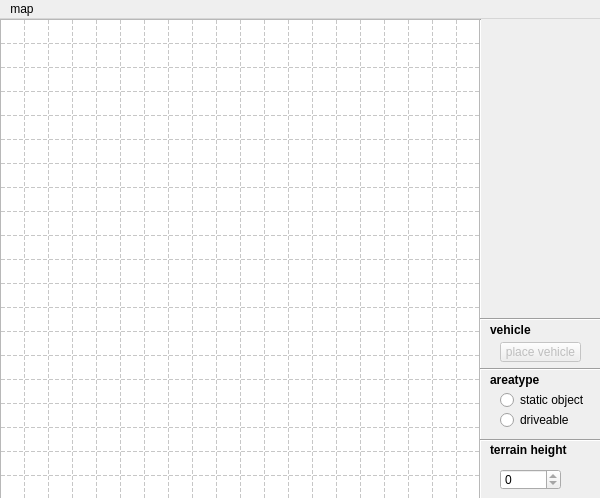
<?xml version="1.0" encoding="UTF-8"?>
<ui version="4.0">
 <class>MainWindow</class>
 <widget class="QMainWindow" name="MainWindow">
  <property name="geometry">
   <rect>
    <x>0</x>
    <y>0</y>
    <width>600</width>
    <height>498</height>
   </rect>
  </property>
  <property name="sizePolicy">
   <sizepolicy hsizetype="Fixed" vsizetype="Preferred">
    <horstretch>0</horstretch>
    <verstretch>0</verstretch>
   </sizepolicy>
  </property>
  <property name="minimumSize">
   <size>
    <width>600</width>
    <height>498</height>
   </size>
  </property>
  <property name="maximumSize">
   <size>
    <width>600</width>
    <height>498</height>
   </size>
  </property>
  <property name="windowTitle">
   <string>MainWindow</string>
  </property>
  <widget class="QWidget" name="centralWidget">
   <widget class="QSpinBox" name="heightSelection">
    <property name="geometry">
     <rect>
      <x>500</x>
      <y>450</y>
      <width>61</width>
      <height>21</height>
     </rect>
    </property>
    <property name="frame">
     <bool>true</bool>
    </property>
    <property name="readOnly">
     <bool>true</bool>
    </property>
    <property name="specialValueText">
     <string/>
    </property>
    <property name="maximum">
     <number>100</number>
    </property>
   </widget>
   <widget class="QRadioButton" name="radioDriveable">
    <property name="geometry">
     <rect>
      <x>500</x>
      <y>391</y>
      <width>91</width>
      <height>20</height>
     </rect>
    </property>
    <property name="text">
     <string>driveable</string>
    </property>
    <property name="checkable">
     <bool>false</bool>
    </property>
    <property name="checked">
     <bool>false</bool>
    </property>
    <property name="autoExclusive">
     <bool>true</bool>
    </property>
   </widget>
   <widget class="QRadioButton" name="radioStaticObject">
    <property name="geometry">
     <rect>
      <x>500</x>
      <y>371</y>
      <width>91</width>
      <height>20</height>
     </rect>
    </property>
    <property name="text">
     <string>static object</string>
    </property>
    <property name="checkable">
     <bool>false</bool>
    </property>
    <property name="checked">
     <bool>false</bool>
    </property>
   </widget>
   <widget class="Line" name="line">
    <property name="geometry">
     <rect>
      <x>470</x>
      <y>0</y>
      <width>21</width>
      <height>491</height>
     </rect>
    </property>
    <property name="orientation">
     <enum>Qt::Vertical</enum>
    </property>
   </widget>
   <widget class="QLabel" name="label">
    <property name="geometry">
     <rect>
      <x>490</x>
      <y>421</y>
      <width>101</width>
      <height>20</height>
     </rect>
    </property>
    <property name="font">
     <font>
      <weight>75</weight>
      <bold>true</bold>
     </font>
    </property>
    <property name="text">
     <string>terrain height</string>
    </property>
   </widget>
   <widget class="QLabel" name="areaType">
    <property name="geometry">
     <rect>
      <x>490</x>
      <y>350</y>
      <width>101</width>
      <height>21</height>
     </rect>
    </property>
    <property name="font">
     <font>
      <weight>75</weight>
      <bold>true</bold>
     </font>
    </property>
    <property name="text">
     <string>areatype</string>
    </property>
   </widget>
   <widget class="Line" name="line_2">
    <property name="geometry">
     <rect>
      <x>480</x>
      <y>411</y>
      <width>121</width>
      <height>20</height>
     </rect>
    </property>
    <property name="orientation">
     <enum>Qt::Horizontal</enum>
    </property>
   </widget>
   <widget class="Line" name="line_3">
    <property name="geometry">
     <rect>
      <x>480</x>
      <y>340</y>
      <width>121</width>
      <height>21</height>
     </rect>
    </property>
    <property name="orientation">
     <enum>Qt::Horizontal</enum>
    </property>
   </widget>
   <widget class="QTableWidget" name="map">
    <property name="geometry">
     <rect>
      <x>0</x>
      <y>0</y>
      <width>480</width>
      <height>480</height>
     </rect>
    </property>
    <property name="sizePolicy">
     <sizepolicy hsizetype="Fixed" vsizetype="Fixed">
      <horstretch>0</horstretch>
      <verstretch>0</verstretch>
     </sizepolicy>
    </property>
    <property name="verticalScrollBarPolicy">
     <enum>Qt::ScrollBarAlwaysOff</enum>
    </property>
    <property name="horizontalScrollBarPolicy">
     <enum>Qt::ScrollBarAlwaysOff</enum>
    </property>
    <property name="autoScroll">
     <bool>false</bool>
    </property>
    <property name="autoScrollMargin">
     <number>12</number>
    </property>
    <property name="editTriggers">
     <set>QAbstractItemView::NoEditTriggers</set>
    </property>
    <property name="tabKeyNavigation">
     <bool>false</bool>
    </property>
    <property name="showDropIndicator" stdset="0">
     <bool>false</bool>
    </property>
    <property name="dragDropOverwriteMode">
     <bool>false</bool>
    </property>
    <property name="selectionMode">
     <enum>QAbstractItemView::SingleSelection</enum>
    </property>
    <property name="showGrid">
     <bool>true</bool>
    </property>
    <property name="gridStyle">
     <enum>Qt::DashLine</enum>
    </property>
    <property name="rowCount">
     <number>20</number>
    </property>
    <property name="columnCount">
     <number>20</number>
    </property>
    <attribute name="horizontalHeaderVisible">
     <bool>false</bool>
    </attribute>
    <attribute name="horizontalHeaderDefaultSectionSize">
     <number>24</number>
    </attribute>
    <attribute name="horizontalHeaderHighlightSections">
     <bool>true</bool>
    </attribute>
    <attribute name="verticalHeaderVisible">
     <bool>false</bool>
    </attribute>
    <attribute name="verticalHeaderDefaultSectionSize">
     <number>24</number>
    </attribute>
    <attribute name="verticalHeaderHighlightSections">
     <bool>true</bool>
    </attribute>
    <attribute name="verticalHeaderShowSortIndicator" stdset="0">
     <bool>false</bool>
    </attribute>
    <row/>
    <row/>
    <row/>
    <row/>
    <row/>
    <row/>
    <row/>
    <row/>
    <row/>
    <row/>
    <row/>
    <row/>
    <row/>
    <row/>
    <row/>
    <row/>
    <row/>
    <row/>
    <row/>
    <row/>
    <column/>
    <column/>
    <column/>
    <column/>
    <column/>
    <column/>
    <column/>
    <column/>
    <column/>
    <column/>
    <column/>
    <column/>
    <column/>
    <column/>
    <column/>
    <column/>
    <column/>
    <column/>
    <column/>
    <column/>
   </widget>
   <widget class="QPushButton" name="vehicleButton">
    <property name="enabled">
     <bool>false</bool>
    </property>
    <property name="geometry">
     <rect>
      <x>500</x>
      <y>323</y>
      <width>81</width>
      <height>20</height>
     </rect>
    </property>
    <property name="text">
     <string>place vehicle</string>
    </property>
    <property name="checkable">
     <bool>false</bool>
    </property>
   </widget>
   <widget class="Line" name="line_4">
    <property name="geometry">
     <rect>
      <x>480</x>
      <y>290</y>
      <width>121</width>
      <height>21</height>
     </rect>
    </property>
    <property name="orientation">
     <enum>Qt::Horizontal</enum>
    </property>
   </widget>
   <widget class="QLabel" name="areaType_2">
    <property name="geometry">
     <rect>
      <x>490</x>
      <y>300</y>
      <width>101</width>
      <height>21</height>
     </rect>
    </property>
    <property name="font">
     <font>
      <weight>75</weight>
      <bold>true</bold>
     </font>
    </property>
    <property name="text">
     <string>vehicle</string>
    </property>
   </widget>
  </widget>
  <widget class="QMenuBar" name="menuBar">
   <property name="geometry">
    <rect>
     <x>0</x>
     <y>0</y>
     <width>600</width>
     <height>18</height>
    </rect>
   </property>
   <widget class="QMenu" name="menuMap">
    <property name="title">
     <string>map</string>
    </property>
    <addaction name="actionClear"/>
    <addaction name="actionReload"/>
    <addaction name="actionSave"/>
   </widget>
   <addaction name="menuMap"/>
  </widget>
  <action name="actionClear">
   <property name="enabled">
    <bool>true</bool>
   </property>
   <property name="text">
    <string>clear</string>
   </property>
  </action>
  <action name="actionReload">
   <property name="enabled">
    <bool>true</bool>
   </property>
   <property name="text">
    <string>reload</string>
   </property>
  </action>
  <action name="actionSave">
   <property name="enabled">
    <bool>true</bool>
   </property>
   <property name="text">
    <string>save</string>
   </property>
  </action>
  <action name="actionUnload">
   <property name="enabled">
    <bool>false</bool>
   </property>
   <property name="text">
    <string>unload</string>
   </property>
  </action>
 </widget>
 <layoutdefault spacing="6" margin="11"/>
 <resources/>
 <connections/>
</ui>
